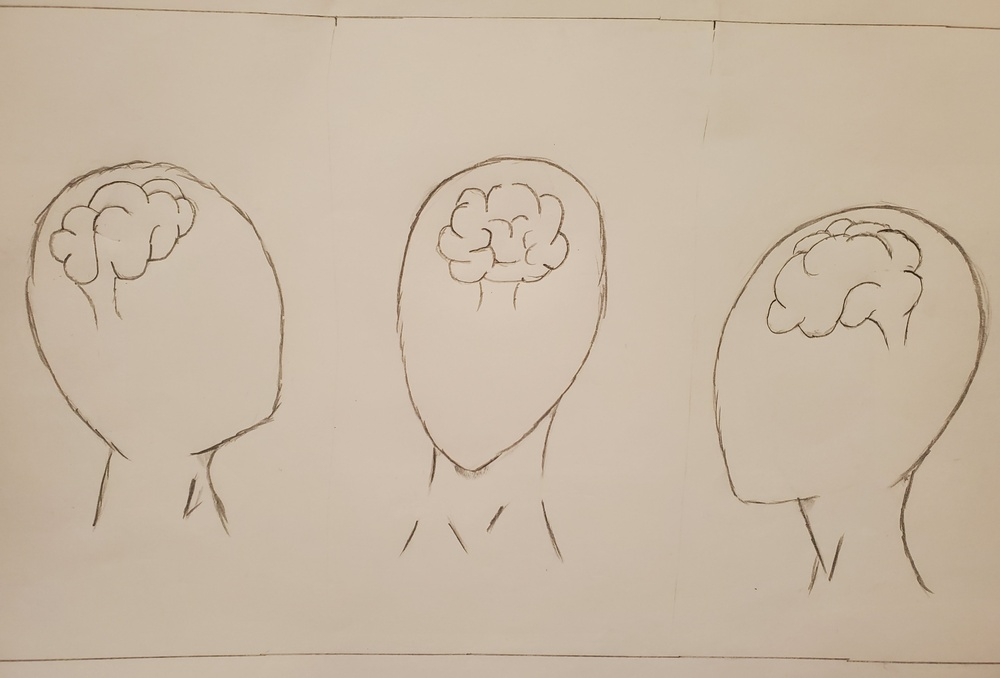
#> input picture projects/placeholder/Datazine/datazine-template/assets/Middle.jpg, 1000 x 678 px, shrunk from 4032 x 2732 before the run, found by its file name
$ python lineDrawingDigitizer.py
#> lines starting #> are read from the running program, lines starting #| are printed output that depends on the picture
# -*- coding: utf-8 -*-
"""
Created on Mon Nov  2 21:53:48 2020

@author: adven
"""

from PIL import Image, ImageOps
from IPython.display import display
import numpy as np

def digitize(array):
    array = array.copy()
    for i in range(len(array)):
        for j in range(len(array[i])):
            color = array[i,j]

            if color <= 122:
                array[i,j] = 255

            else:
                array[i,j] = 0
    return array


path = "C:\\Users\\adven\\Desktop\\Crit. Data\\cdv-student\projects\placeholder\Datazine\datazine-template\\assets\Middle.jpg"
img = Image.open(path)
#> img is the input picture: PIL image 1000x678 RGB; mean R, G, B 199.3, 183.2, 163.8
img = img.copy()
gray_img = ImageOps.grayscale(img)
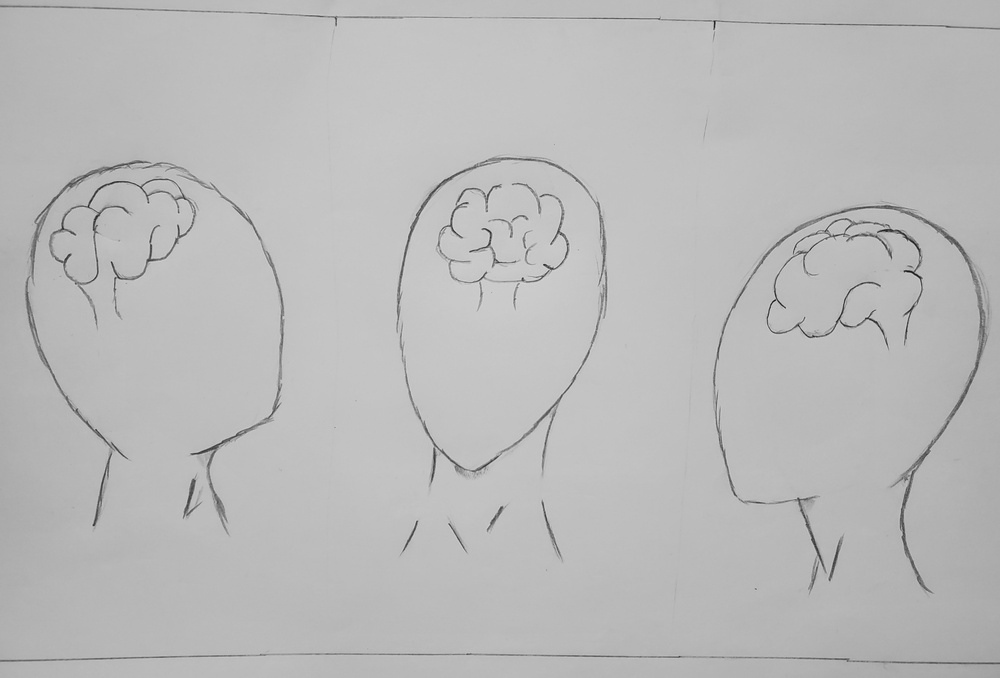
#> gray_img: PIL image 1000x678 L; min 20, max 218, mean 185.7

img_data = np.asarray(gray_img)
digitized = np.asarray(digitize(img_data))
#> after the loop in digitize, `for i in range(len(array)):`:
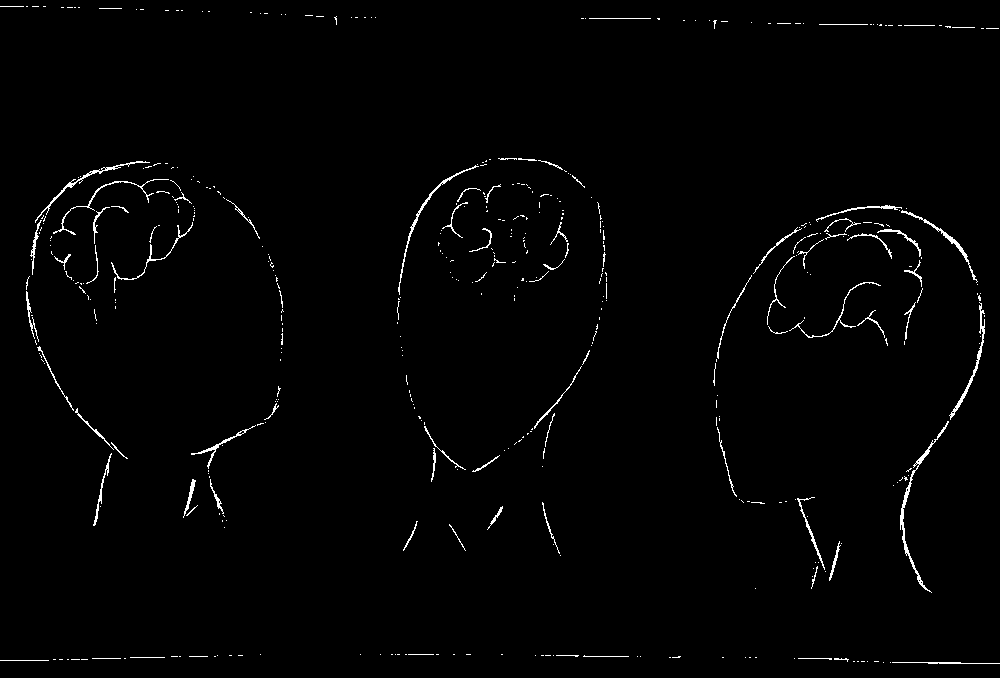
#> array: shape (678, 1000); 1.3% white in thin lines or dots
unique_elements, counts_elements = np.unique(digitized, return_counts=True)
#> unique_elements = [0, 255]; counts_elements = [669175, 8825]
new_img = Image.fromarray(digitized)
new_img.show()

$ run again, with projects/placeholder/Datazine/datazine-template/assets/Legend.jpg copied over projects/placeholder/Datazine/datazine-template/assets/Middle.jpg
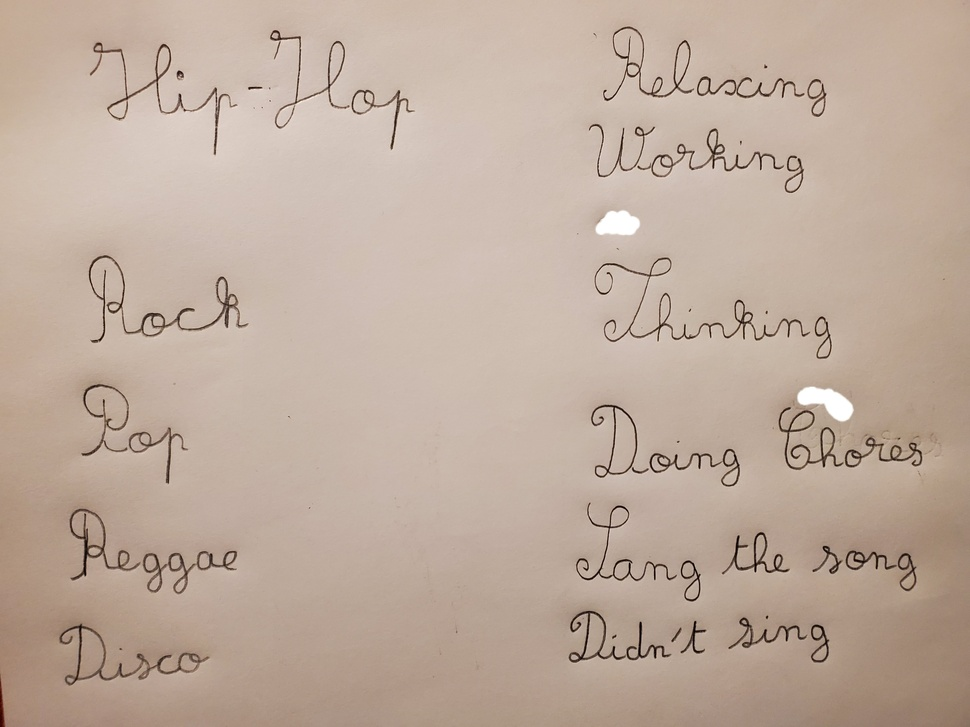
#> input picture projects/placeholder/Datazine/datazine-template/assets/Legend.jpg, 970 x 727 px, shrunk from 4032 x 3024 before the run, found by its file name
#> img is the input picture: PIL image 970x727 RGB; mean R, G, B 190.9, 171.5, 157.3
#> `gray_img = ImageOps.grayscale(img)`:
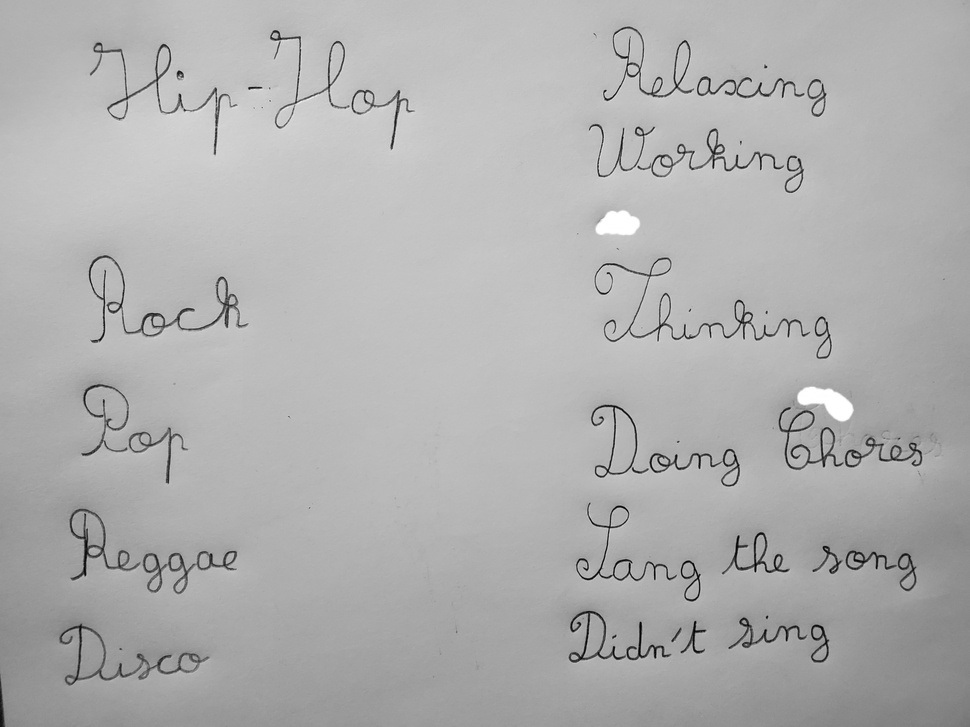
#> gray_img: PIL image 970x727 L; min 2, max 255, mean 175.7
#> after the loop in digitize, `for i in range(len(array)):`:
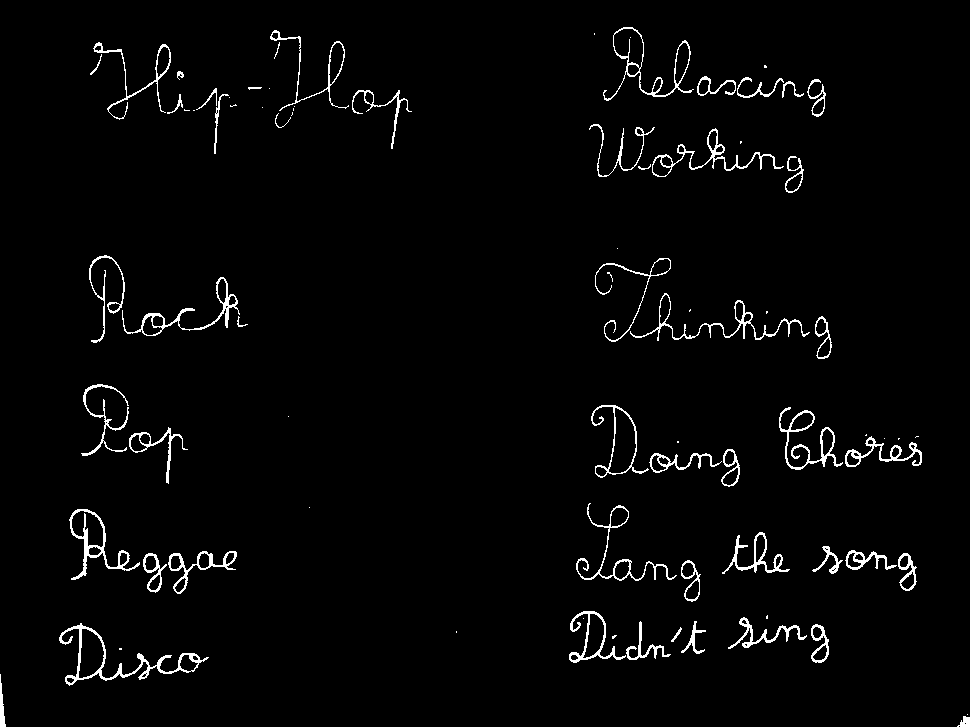
#> array: shape (727, 970); 2.5% white in thin lines or dots
#> unique_elements = [0, 255]; counts_elements = [687912, 17278]
